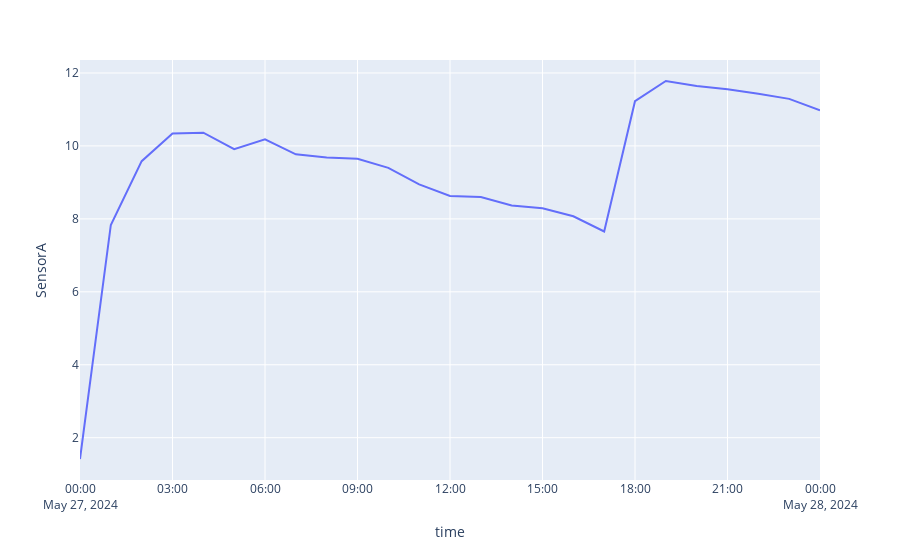

Notebook cell for this chart:
### Code cell
fig2=px.line(sensorA_60res,y='SensorA')
fig2.show()

### Figure 1 — Plotly figure (JSON) as saved in the notebook; plotly's stock layout.template omitted (floating-point values rounded to 4 significant figures)
{"data": [{"hovertemplate": "time=%{x}<br>SensorA=%{y}<extra></extra>", "legendgroup": "", "line": {"color": "#636efa", "dash": "solid"}, "marker": {"symbol": "circle"}, "mode": "lines", "name": "", "orientation": "v", "showlegend": false, "type": "scatter", "x": ["2024-05-27T00:00:00", "2024-05-27T01:00:00", "2024-05-27T02:00:00", "2024-05-27T03:00:00", "2024-05-27T04:00:00", "2024-05-27T05:00:00", "2024-05-27T06:00:00", "2024-05-27T07:00:00", "2024-05-27T08:00:00", "2024-05-27T09:00:00", "2024-05-27T10:00:00", "2024-05-27T11:00:00", "2024-05-27T12:00:00", "2024-05-27T13:00:00", "2024-05-27T14:00:00", "2024-05-27T15:00:00", "2024-05-27T16:00:00", "2024-05-27T17:00:00", "2024-05-27T18:00:00", "2024-05-27T19:00:00", "2024-05-27T20:00:00", "2024-05-27T21:00:00", "2024-05-27T22:00:00", "2024-05-27T23:00:00", "2024-05-28T00:00:00"], "xaxis": "x", "y": [1.416, 7.833, 9.582, 10.34, 10.36, 9.911, 10.18, 9.771, 9.685, 9.647, 9.399, 8.946, 8.627, 8.598, 8.365, 8.291, 8.072, 7.656, 11.23, 11.78, 11.64, 11.56, 11.43, 11.29, 10.98], "yaxis": "y"}], "layout": {"legend": {"tracegroupgap": 0}, "margin": {"t": 60}, "xaxis": {"anchor": "y", "domain": [0, 1], "title": {"text": "time"}}, "yaxis": {"anchor": "x", "domain": [0, 1], "title": {"text": "SensorA"}}}}
